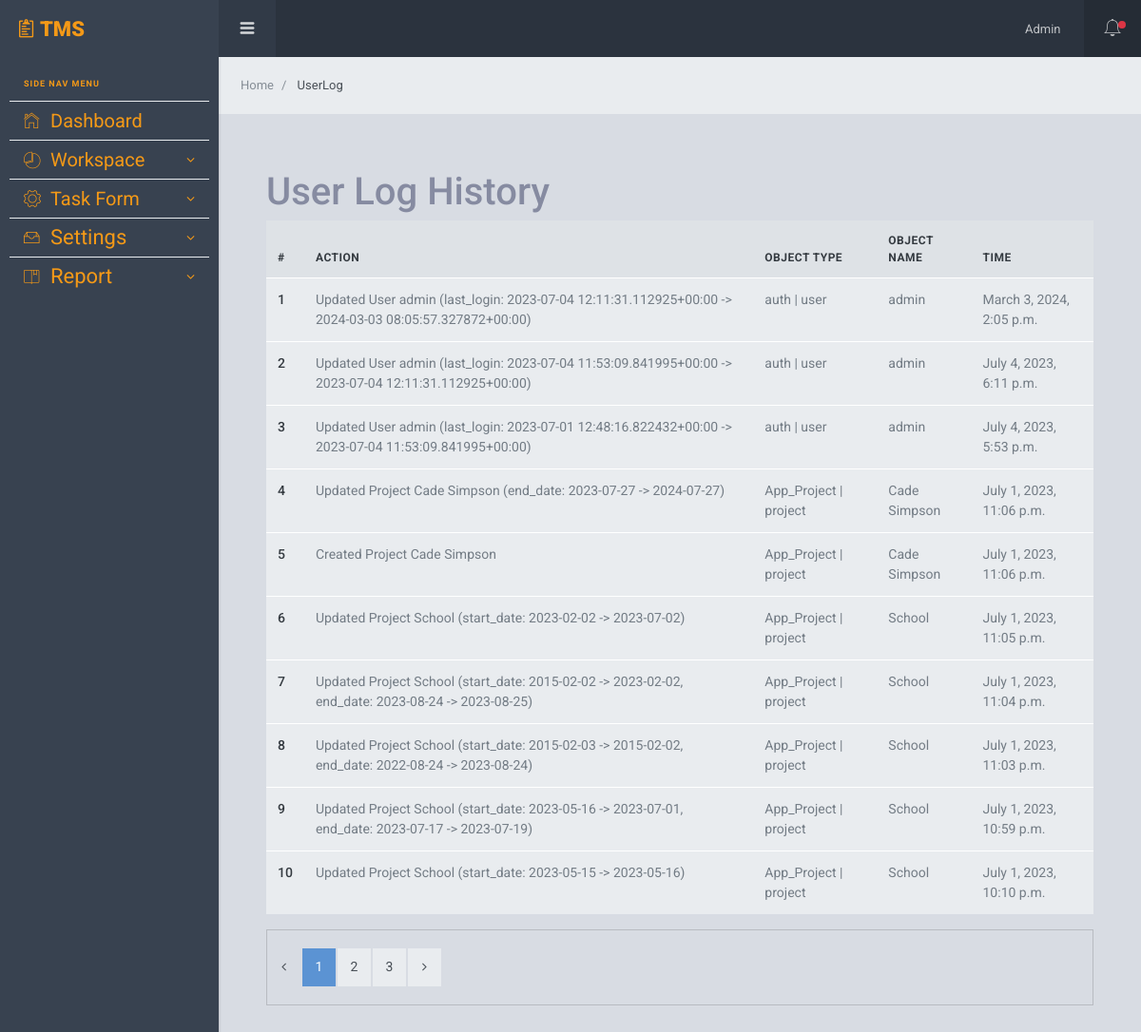
Page /userlog/log/ (signed in) on the committed database.
### App_Userlog/models.py (models this page shows, shortened)
class UserLog(models.Model):
    user = models.ForeignKey(User, on_delete=models.CASCADE)
    action = models.CharField(max_length=255)
    timestamp = models.DateTimeField(auto_now_add=True)
    content_type = models.ForeignKey(ContentType, on_delete=models.SET_NULL, null=True)
    object_id = models.CharField(max_length=255)
    content_object = GenericForeignKey('content_type', 'object_id')

### App_Project/models.py (models this page shows, shortened)
class Project(models.Model):
    name = models.CharField(max_length=255)
    description = models.TextField(max_length=500, blank=True, null=True)
    start_date = models.DateField()
    end_date = models.DateField()
    manager = models.ForeignKey(Employee, on_delete=models.CASCADE, related_name='managed_projects')
    employees = models.ManyToManyField(Employee, related_name='projects')
    def __str__(self):
        return self.name

### App_Userlog/views.py (the view)
# urls.py: path('log/', views.user_log, name='userlog'),
@login_required
def user_log(request):
    user_log = UserLog.objects.filter(user=request.user).order_by('-timestamp')
    paginator = Paginator(user_log, 10)
    page = request.GET.get('page')
    user_logs = paginator.get_page(page)
    context = {'user_logs': user_logs}
    return render(request, 'App_Userlog/log.html', context)

### templates/App_Userlog/log.html (shortened to what this page needs)
{% extends 'layouts/base.html' %}
{% block span_block %}
    UserLog
{% endblock span_block %}
{% block body_block %}
<div class="sl-pagebody mg-t-10">
    <h1>User Log History</h1>
    <table class="table">
        <thead>
            <tr>
                <th scope="col">#</th>
                <th scope="col">Action</th>
                <th scope="col">Object Type</th>
                <th scope="col">Object Name</th>
                <th scope="col">Time</th>
            </tr>
        </thead>
        <tbody>
            {% for user_log in user_logs %}
            <tr>
                <th scope="row">{{ forloop.counter }}</th>
                <td>{{ user_log.action }}</td>
                <td>{{ user_log.content_type }}</td>
                <td>{{ user_log.content_object }}</td>
                <td>{{ user_log.timestamp }}</td>
            </tr>
            {% endfor %}
        </tbody>
    </table>
    <div class="ht-80 bd d-flex align-items-center justify-content-left">
        <nav aria-label="Page navigation">
          <ul class="pagination pagination-basic mg-b-0">
            {% if user_logs.has_previous %}
            <li class="page-item"><a class="page-link" href="?page={{ user_logs.previous_page_number }}">
              <span aria-hidden="true">
                <i class="fa fa-angle-left"></i>
             </span>
            </a></li>
            {% else %}
            <li class="page-item disabled">
                <a href="#" class="page-link" aria-label="Previous">
                    <span aria-hidden="true">
                        <i class="fa fa-angle-left"></i>
                    </span>
                </a>
            </li>
            {% endif %}
            {% for i in user_logs.paginator.page_range %}
                {% if user_logs.number == i %}
                    <li class="page-item active"><a href="?page={{ i }}" class="page-link">{{ i }}</a></li>
                {% else %}
                    <li class="page-item"><a href="?page={{ i }}" class="page-link">{{ i }}</a></li>
                {% endif %}
            {% endfor %}
            {% if user_logs.has_next %}
                <li class="page-item">
                    <a href="?page={{ user_logs.next_page_number }}" class="page-link" aria-label="Next">
                        <span aria-hidden="true">
                            <i class="fa fa-angle-right"></i>
                        </span>
                    </a>
                </li>
            {% endif %}
          </ul>
        </nav>
      </div>
</div>
{% endblock %}

### templates/layouts/navbar.html (shortened to what this page needs)
{% load static %}
    <div class="sl-header">
        <div class="sl-header-left">
          <div class="navicon-left hidden-md-down"><a id="btnLeftMenu" href=""><i class="icon ion-navicon-round"></i></a></div>
        </div>
        <div class="sl-header-right">
          <nav class="nav">
            <div class="dropdown">
              <a href="" class="nav-link nav-link-profile" data-toggle="dropdown">
                <span class="logged-name"><span class="hidden-md-down">{{user|capfirst }} </span></span>
              </a>
            </div>
          </nav>
          <div class="navicon-right">
            <a id="btnRightMenu" href="" class="pos-relative">
              <i class="icon ion-ios-bell-outline"></i>
              <span class="square-8 bg-danger"></span>
            </a>
          </div>
        </div>
      </div>

### static/assets/css/custom.css (style rules this page uses)
* { cursor: pointer; }

### rows in the picture
UserLog: action "Updated User admin (last_login: 2023-07-04 12:11:31.112925+00:00 -> 2024-03-03 08:05:57.327872+00:00)", content_type "auth | user", content_object "admin", timestamp "March 3, 2024, 2:05 p.m."
UserLog: action "Updated User admin (last_login: 2023-07-04 11:53:09.841995+00:00 -> 2023-07-04 12:11:31.112925+00:00)", content_type "auth | user", content_object "admin", timestamp "July 4, 2023, 6:11 p.m."
UserLog: action "Updated User admin (last_login: 2023-07-01 12:48:16.822432+00:00 -> 2023-07-04 11:53:09.841995+00:00)", content_type "auth | user", content_object "admin", timestamp "July 4, 2023, 5:53 p.m."
UserLog: action "Updated Project Cade Simpson (end_date: 2023-07-27 -> 2024-07-27)", content_type "App_Project | project", content_object "Cade Simpson", timestamp "July 1, 2023, 11:06 p.m."
UserLog: action "Created Project Cade Simpson", content_type "App_Project | project", content_object "Cade Simpson", timestamp "July 1, 2023, 11:06 p.m."
UserLog: action "Updated Project School (start_date: 2023-02-02 -> 2023-07-02)", content_type "App_Project | project", content_object "School", timestamp "July 1, 2023, 11:05 p.m."
UserLog: action "Updated Project School (start_date: 2015-02-02 -> 2023-02-02, end_date: 2023-08-24 -> 2023-08-25)", content_type "App_Project | project", content_object "School", timestamp "July 1, 2023, 11:04 p.m."
UserLog: action "Updated Project School (start_date: 2015-02-03 -> 2015-02-02, end_date: 2022-08-24 -> 2023-08-24)", content_type "App_Project | project", content_object "School", timestamp "July 1, 2023, 11:03 p.m."
UserLog: action "Updated Project School (start_date: 2023-05-16 -> 2023-07-01, end_date: 2023-07-17 -> 2023-07-19)", content_type "App_Project | project", content_object "School", timestamp "July 1, 2023, 10:59 p.m."
UserLog: action "Updated Project School (start_date: 2023-05-15 -> 2023-05-16)", content_type "App_Project | project", content_object "School", timestamp "July 1, 2023, 10:10 p.m."

### other values in the picture
{{ user|capfirst }} "Admin"
{{ i }} "1"
{{ i }} "2" "3"
